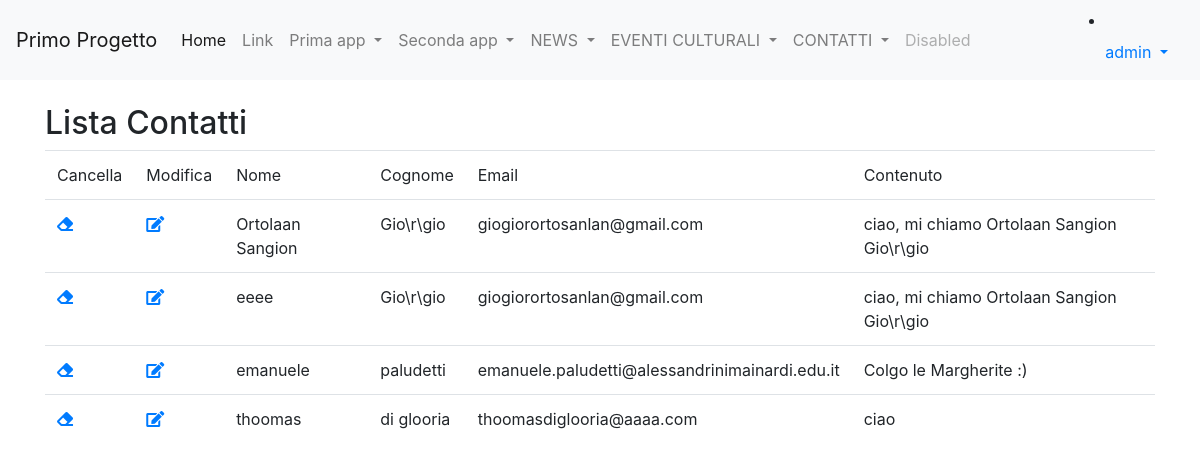
The app's page /lista_contatti/ (signed in) with its own data.
### forms_app/models.py (models this page shows)
class Contatto(models.Model):
    nome = models.CharField(max_length=100)
    cognome = models.CharField(max_length=100)
    email = models.CharField(max_length=200)
    contenuto = models.TextField()

### forms_app/views.py (the view)
# urls.py: path('lista_contatti/', lista_contatti, name ='lista_contatti'),
def lista_contatti(request):
    contatti = Contatto.objects.all()
    return render(request, 'lista_contatti.html', {'contatti': contatti})

### forms_app/templates/lista_contatti.html
{% extends 'base.html' %}
{% block content %}
    <h2>Lista Contatti</h2>
    <table class="table table-responsive">
        <tr>
            {% if request.user.is_authenticated %}
                <td>Cancella</td>
                <td>Modifica</td>
            {% endif %}
            <td>Nome</td>
            <td>Cognome</td>
            <td>Email</td>
            <td>Contenuto</td>
        </tr>
        {% for c in contatti %}
            <tr>
                {% if request.user.is_authenticated %}
                    <td><a href="{% url 'forms_app:elimina_contatto' c.pk %}"><i class="fas fa-eraser"></i></a></td>
                    <td><a href="{% url 'forms_app:modifica_contatto' c.pk %}"><i class="fas fa-edit"></i></a></td>
                {% endif %}
                <td>{{ c.nome }}</td>
                <td>{{ c.cognome }}</td>
                <td>{{ c.email }}</td>
                <td>{{ c.contenuto }}</td>
            </tr>
        {% endfor %}
    </table>
{% endblock %}

### templates/base.html (shortened to what this page needs)
{% load static %}
<!DOCTYPE html>
<html lang="it">
  <head>
    <link rel="stylesheet" href="https://cdnjs.cloudflare.com/ajax/libs/font-awesome/5.15.4/css/all.min.css">
    <link rel="stylesheet" href="https://cdn.jsdelivr.net/npm/bootstrap@4.5.3/dist/css/bootstrap.min.css">
    <link rel="stylesheet" href="https://cdnjs.cloudflare.com/ajax/libs/font-awesome/5.15.4/css/all.min.css">
  </head>
  <body>
    <nav class="navbar navbar-expand-lg navbar-light bg-light">
        <a class="navbar-brand" href="#">Primo Progetto</a>
        <div class="collapse navbar-collapse" id="navbarSupportedContent">
          <ul class="navbar-nav mr-auto">
            <li class="nav-item active">
              <a class="nav-link" href="#">Home <span class="sr-only">(current)</span></a>
            </li>
            <li class="nav-item">
              <a class="nav-link" href="#">Link</a>
            </li>
            <li class="nav-item dropdown">
              <a class="nav-link dropdown-toggle" href="#" id="navbarDropdown" role="button" data-toggle="dropdown" aria-haspopup="true" aria-expanded="false">
                Prima app
              </a>
            </li>
            <li class="nav-item dropdown">
                <a class="nav-link dropdown-toggle" href="#" id="navbarDropdown" role="button" data-toggle="dropdown" aria-haspopup="true" aria-expanded="false">
                  Seconda app
                </a>
              </li>
              <li class="nav-item dropdown">
                <a class="nav-link dropdown-toggle" href="#" id="navbarDropdown" role="button" data-toggle="dropdown" aria-haspopup="true" aria-expanded="false">
                  NEWS
                </a>
              </li>
              <li class="nav-item dropdown">
                <a class="nav-link dropdown-toggle" href="#" id="navbarDropdown" role="button" data-toggle="dropdown" aria-haspopup="true" aria-expanded="false">
                  EVENTI CULTURALI
                </a>
              </li>
              <li class="nav-item dropdown">
                <a class="nav-link dropdown-toggle" href="#" id="navbarDropdown" role="button" data-toggle="dropdown" aria-haspopup="true" aria-expanded="false">
                  CONTATTI
                </a>
              </li>
            <li class="nav-item">
              <a class="nav-link disabled" href="#" tabindex="-1" aria-disabled="true">Disabled</a>
            </li>
          </ul>
          {% if request.user.is_authenticated %}
              <li class="nav-item dropdown">
                <a class="nav-link dropdown-toggle" href="#" id="navbarDropdown" role="button" data-toggle="dropdown" aria-haspopup="true" aria-expanded="false">
                  {{request.user.username}}
                </a>
              </li>
            {%else%}
              <li class="nav-item">
                <a class="nav-link" href="{% url 'login'%}">Login</a>
              </li>
            {%endif%}
        </div>
    </nav>
    <div class="container my-4">
        {%block content%}
        {%endblock content%}
    </div>
  </body>
</html>

### records on screen
Contatto: nome "Ortolaan Sangion", cognome "Gio\\r\\gio", email "giogiorortosanlan@gmail.com", contenuto "ciao, mi chiamo Ortolaan Sangion Gio\\r\\gio"
Contatto: nome "eeee", cognome "Gio\\r\\gio", email "giogiorortosanlan@gmail.com", contenuto "ciao, mi chiamo Ortolaan Sangion Gio\\r\\gio"
Contatto: nome "emanuele", cognome "paludetti", email "emanuele.paludetti@alessandrinimainardi.edu.it", contenuto "Colgo le Margherite :)"
Contatto: nome "thoomas", cognome "di glooria", email "thoomasdiglooria@aaaa.com", contenuto "ciao"

### other values on screen
{{ request.user.username }} "admin"
